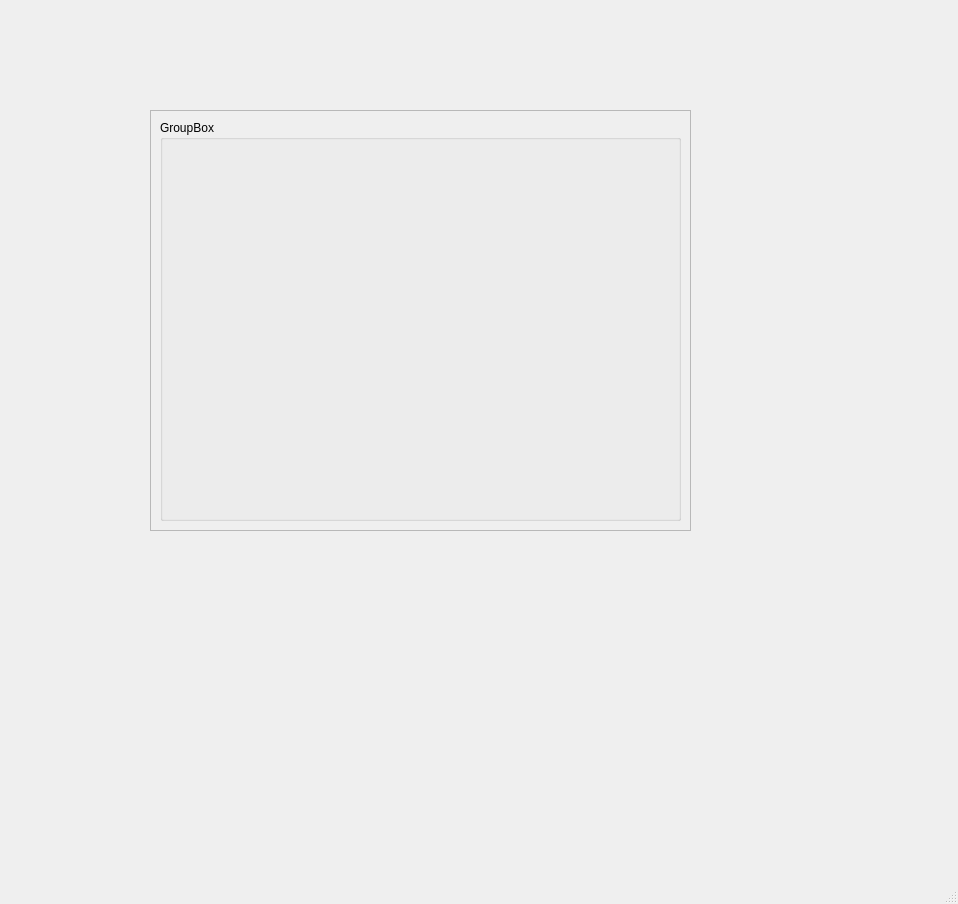
<?xml version="1.0" encoding="UTF-8"?>
<ui version="4.0">
 <class>MainWindow</class>
 <widget class="QMainWindow" name="MainWindow">
  <property name="geometry">
   <rect>
    <x>0</x>
    <y>0</y>
    <width>958</width>
    <height>904</height>
   </rect>
  </property>
  <property name="windowTitle">
   <string>MainWindow</string>
  </property>
  <property name="toolTipDuration">
   <number>8</number>
  </property>
  <widget class="QWidget" name="centralwidget">
   <widget class="QScrollArea" name="scrollArea">
    <property name="geometry">
     <rect>
      <x>150</x>
      <y>110</y>
      <width>541</width>
      <height>421</height>
     </rect>
    </property>
    <property name="widgetResizable">
     <bool>true</bool>
    </property>
    <widget class="QWidget" name="scrollAreaWidgetContents">
     <property name="geometry">
      <rect>
       <x>0</x>
       <y>0</y>
       <width>539</width>
       <height>419</height>
      </rect>
     </property>
     <layout class="QVBoxLayout" name="verticalLayout">
      <item>
       <widget class="QGroupBox" name="groupBox">
        <property name="title">
         <string>GroupBox</string>
        </property>
       </widget>
      </item>
     </layout>
    </widget>
   </widget>
  </widget>
  <widget class="QMenuBar" name="menubar">
   <property name="geometry">
    <rect>
     <x>0</x>
     <y>0</y>
     <width>958</width>
     <height>24</height>
    </rect>
   </property>
  </widget>
  <widget class="QStatusBar" name="statusbar"/>
 </widget>
 <resources/>
 <connections/>
</ui>
